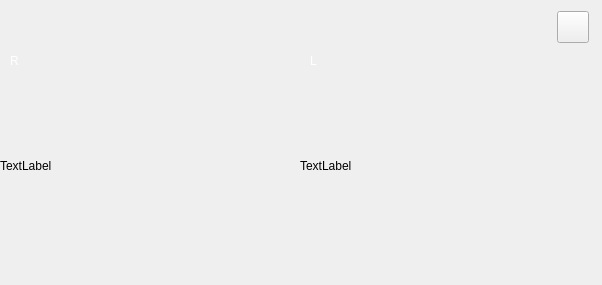
      <widget class="QWidget" name="widget_show_hateman" native="true">
       <property name="geometry">
        <rect>
         <x>100</x>
         <y>110</y>
         <width>602</width>
         <height>285</height>
        </rect>
       </property>
       <widget class="QPushButton" name="pushButtun_close_hateman">
        <property name="geometry">
         <rect>
          <x>557</x>
          <y>11</y>
          <width>32</width>
          <height>32</height>
         </rect>
        </property>
        <property name="styleSheet">
         <string notr="true">background-image: url(:/toppage/icon/hartmanngram/close.png);</string>
        </property>
        <property name="text">
         <string/>
        </property>
       </widget>
       <widget class="QLabel" name="label_showhateman_all">
        <property name="geometry">
         <rect>
          <x>0</x>
          <y>0</y>
          <width>599</width>
          <height>280</height>
         </rect>
        </property>
        <property name="styleSheet">
         <string notr="true">background-image: url(:/toppage/icon/hartmanngram/BG.png);</string>
        </property>
        <property name="text">
         <string/>
        </property>
       </widget>
       <widget class="QLabel" name="label_showhateman_r">
        <property name="geometry">
         <rect>
          <x>0</x>
          <y>50</y>
          <width>299</width>
          <height>231</height>
         </rect>
        </property>
        <property name="text">
         <string>TextLabel</string>
        </property>
       </widget>
       <widget class="QLabel" name="label_showhateman_l">
        <property name="geometry">
         <rect>
          <x>300</x>
          <y>50</y>
          <width>299</width>
          <height>231</height>
         </rect>
        </property>
        <property name="text">
         <string>TextLabel</string>
        </property>
       </widget>
       <widget class="QLabel" name="label_36">
        <property name="geometry">
         <rect>
          <x>10</x>
          <y>50</y>
          <width>54</width>
          <height>21</height>
         </rect>
        </property>
        <property name="styleSheet">
         <string notr="true">color: rgb(255, 255, 255);
font: 12pt &quot;HGF5_CNKI&quot;;</string>
        </property>
        <property name="text">
         <string>R</string>
        </property>
       </widget>
       <widget class="QLabel" name="label_37">
        <property name="geometry">
         <rect>
          <x>310</x>
          <y>50</y>
          <width>54</width>
          <height>21</height>
         </rect>
        </property>
        <property name="styleSheet">
         <string notr="true">color: rgb(255, 255, 255);
font: 12pt &quot;HGF5_CNKI&quot;;</string>
        </property>
        <property name="text">
         <string>L</string>
        </property>
       </widget>
       <zorder>label_showhateman_all</zorder>
       <zorder>label_showhateman_l</zorder>
       <zorder>label_showhateman_r</zorder>
       <zorder>label_36</zorder>
       <zorder>label_37</zorder>
       <zorder>pushButtun_close_hateman</zorder>
      </widget>
